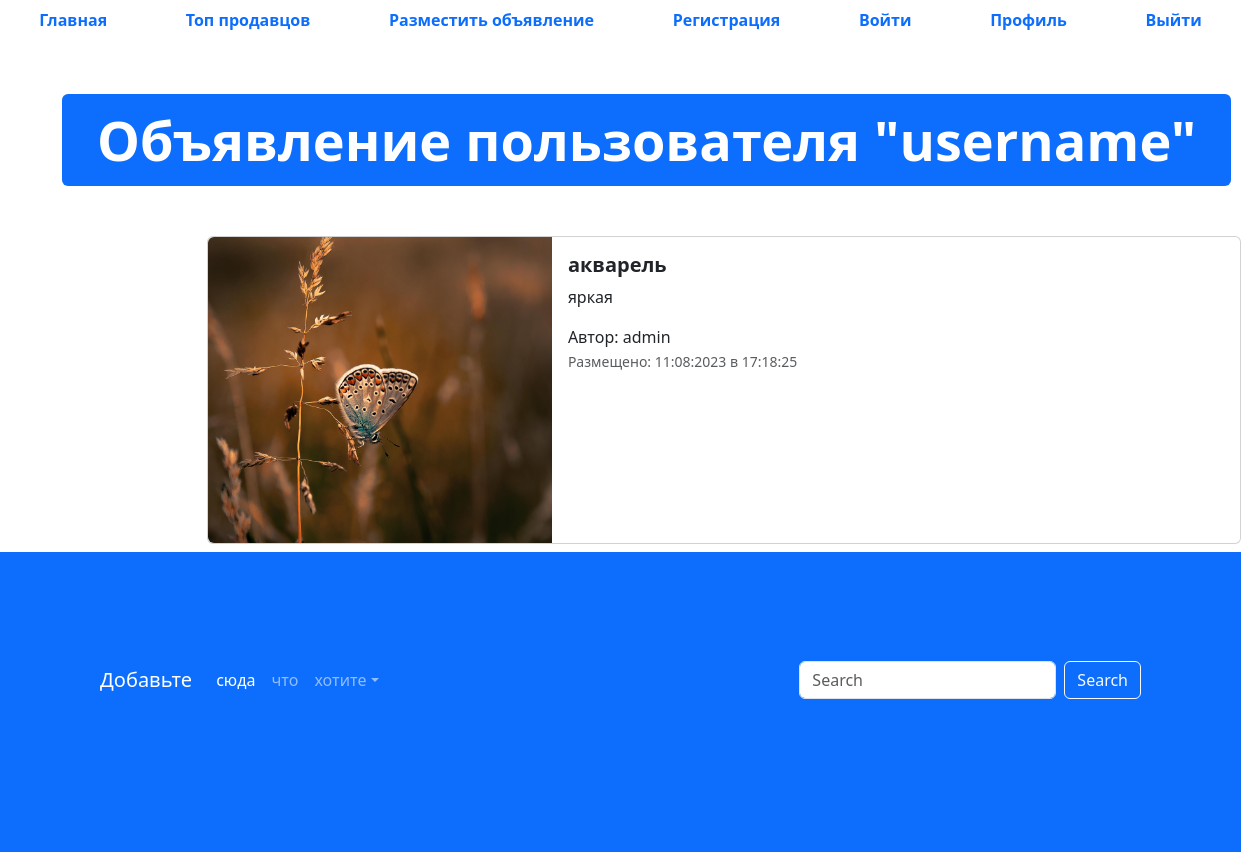
/advertisement/4, run on the app's committed database.
### app/models.py (models this page shows, shortened)
class Adverisement(models.Model):
    user = models.ForeignKey(to = User, verbose_name="Пользователь", on_delete=models.CASCADE)
    title = models.CharField("Название", max_length=128)
    description = models.TextField("Описание")
    price = models.DecimalField("Цена", max_digits=10, decimal_places=2)
    auction = models.BooleanField("Торг", help_text="Отметьте, если торг уместен")
    created_ad = models.DateTimeField(auto_now_add=True)
    updated_at = models.DateTimeField(auto_now=True)
    image = models.ImageField("Изображение", upload_to="advertisement/")
    @admin.display(description="Дата создания")
    def created_date(self):
        if self.created_ad.date() == timezone.now().date():
            created_time = self.created_ad.time().strftime("%H:%M:%S")
            return format_html(
                '<span style="color:pink; font-weight: bold;">Сегодня в {}</span>', created_time
            )
        return self.created_ad.strftime("%d:%m:%Y в %H:%M:%S")
    class Meta:
        db_table = "advertisements"

### app/views.py (the view)
# urls.py: path('advertisement/<int:pk>', advertisements_detail, name="adv-detail")
def advertisements_detail(request, pk):
    advertisement = Adverisement.objects.get(id=pk)
    context = {"advertisement": advertisement}
    return render(request, "app/advertisement.html", context)

### templates/app/advertisement.html (shortened to what this page needs)
  {% extends "base.html" %}
  {% load static %}
  {% block content %}
  <ul class="nav nav-pills sticky-top bg-white nav-fill">
    <li class="nav-item">
      <a class="nav-link" href="{% url 'main-page' %}">
        <span style="font-weight: bold;">Главная</span>
      </a>
    </li>
    <li class="nav-item">
      <a class="nav-link" href="{% url 'top_sellers' %}"><span style="font-weight: bold;">Топ продавцов</span>
      </a>
    </li>
    <li class="nav-item">
      <a class="nav-link" href="{% url 'advertisement_post' %}">
        <span style="font-weight: bold;">Разместить объявление</span>
      </a>
    </li>
    <li class="nav-item">
      <a class="nav-link" href="register.html">
        <span style="font-weight: bold;">Регистрация</span>
      </a>
    </li>
    <li class="nav-item">
      <a class="nav-link" href="login.html">
        <span style="font-weight: bold;">Войти</span>
      </a>
    </li>
    <li class="nav-item">
      <a class="nav-link" href="profile.html">
        <span style="font-weight: bold;">Профиль</span>
      </a>
    </li>
    <li class="nav-item">
      <a class="nav-link" href="#">
        <span style="font-weight: bold;">Выйти</span>
      </a>
    </li>
  </ul>
  <div class="container" style="margin: 50px;">
    <div class="display-2">
      <span class="badge bg-primary">Объявление пользователя "username"</span>
    </div>
  </div>
  <div class="col offset-2">
    <div class="card mb-2" style="max-width: 1200px; margin-top: 20px;">
      <div class="row g-0">
        <div class="col-md-4">
          <a href="#" class="nav-link">
            <img src="{%if advertisement.image != '1' %} {{ advertisement.image.url }} {% else %} {% static 'img/comercial.png'%} {%endif%}" class="img-fluid rounded-start" alt="Card title">
          </a>
        </div>
        <div class="col">
          <div class="card-body">
            <h5 class="card-title">
              <a href="#" class="nav-link"><strong>{{ advertisement.title }}</strong></a>
            </h5>
            <p class="card-text">
              {{ advertisement.description }}
            </p>
            <span>Автор: {{advertisement.user}}</span>
            <p class="card-text"><small class="text-muted">Размещено: {{advertisement.created_date}}</small></p>
          </div>
        </div>
      </div>
    </div>
  </div>
  <footer style="padding: 100px; min-height: 300px;" class="bg-primary">
    <nav class="navbar navbar-expand-sm navbar-dark">
      <a class="navbar-brand" href="#">Добавьте</a>
      <div class="collapse navbar-collapse" id="collapsibleNavId">
        <ul class="navbar-nav me-auto mt-2 mt-lg-0">
          <li class="nav-item">
            <a class="nav-link active" href="#" aria-current="page">сюда</a>
          </li>
          <li class="nav-item">
            <a class="nav-link" href="#">что</a>
          </li>
          <li class="nav-item dropdown">
            <a class="nav-link dropdown-toggle" href="#" id="dropdownId" data-bs-toggle="dropdown" aria-haspopup="true"
              aria-expanded="false">хотите</a>
          </li>
        </ul>
        <form class="d-flex my-2 my-lg-0">
          <input class="form-control me-sm-2" type="text" placeholder="Search">
          <button class="btn btn-outline-light my-2 my-sm-0" type="submit">Search</button>
        </form>
      </div>
    </nav>
  </footer>
  {% endblock %}

### data on the page
Adverisement: image (picture), title "акварель", description "яркая", user "admin", created_date "11:08:2023 в 17:18:25"
